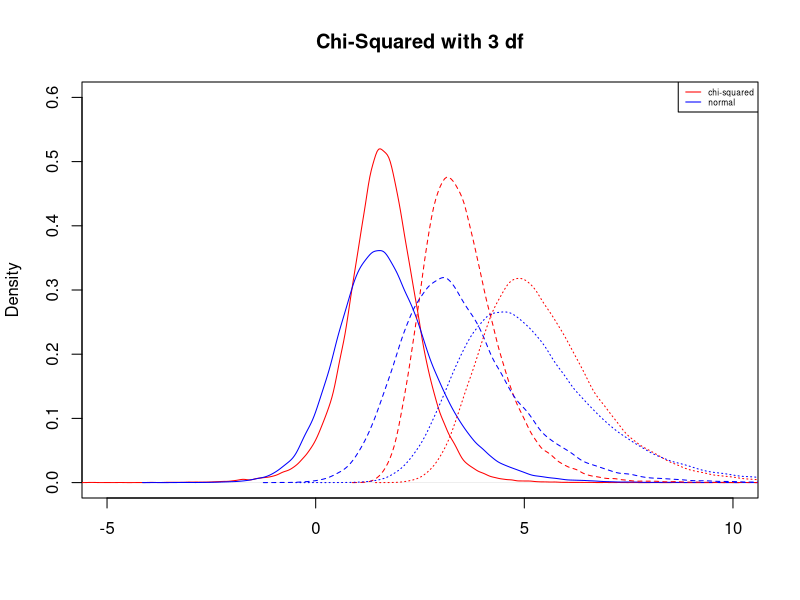
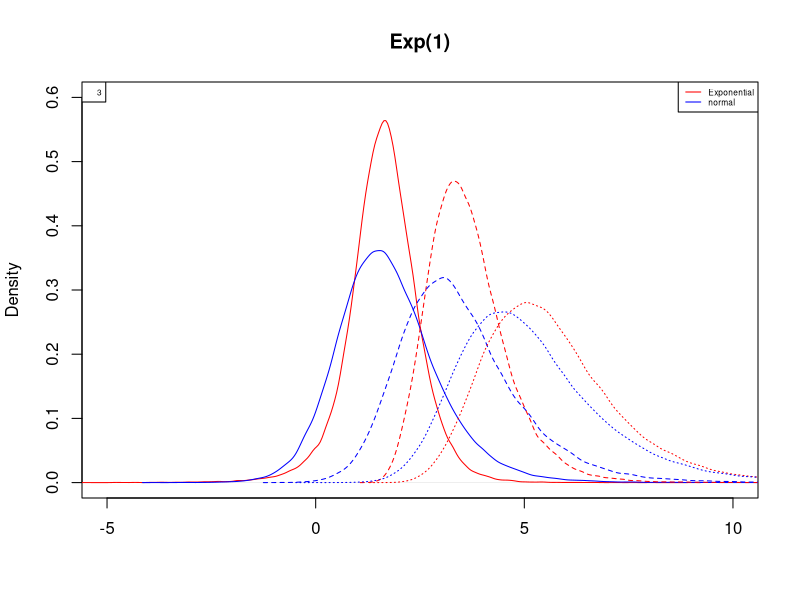
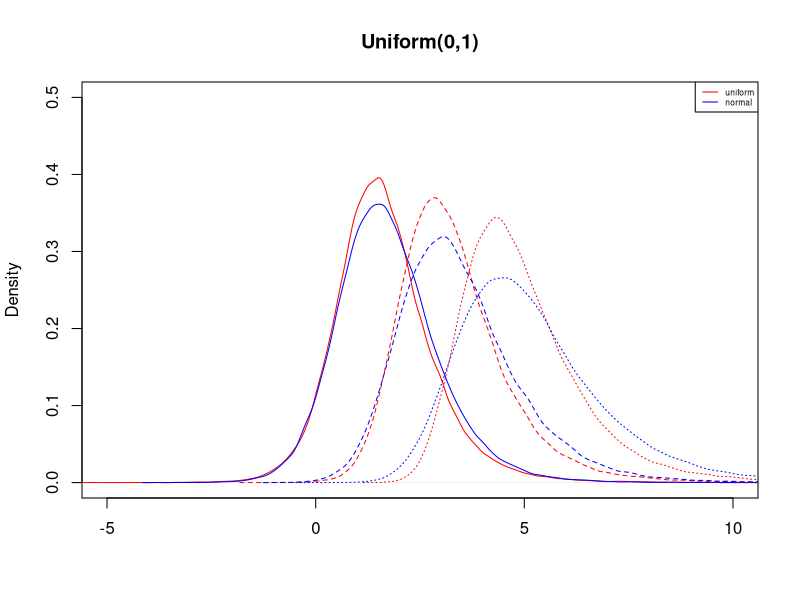
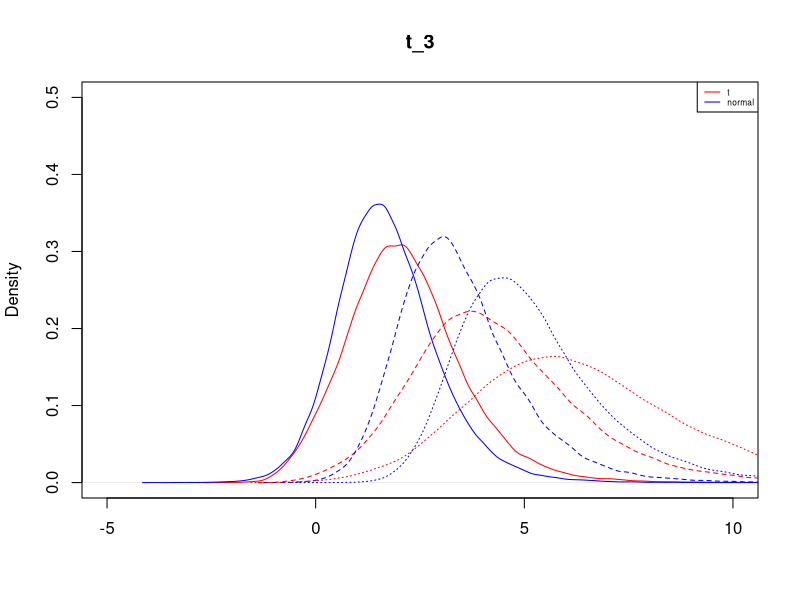
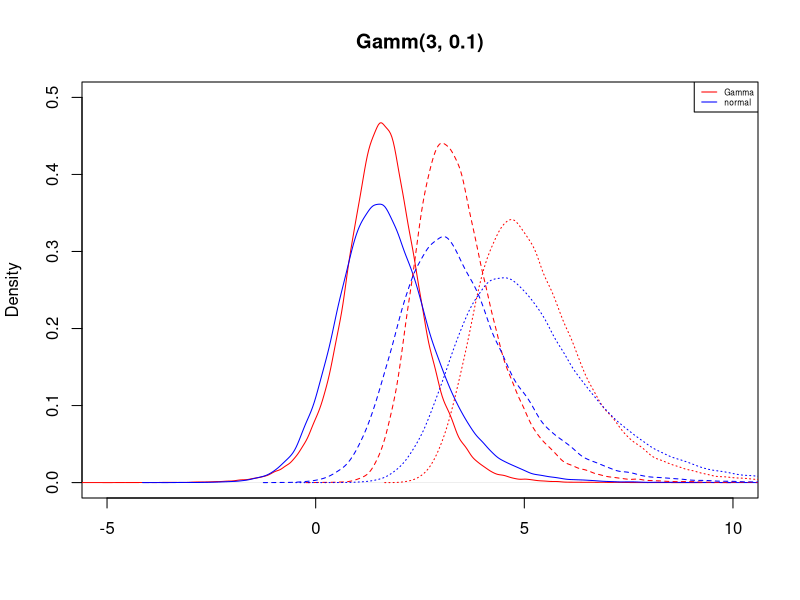
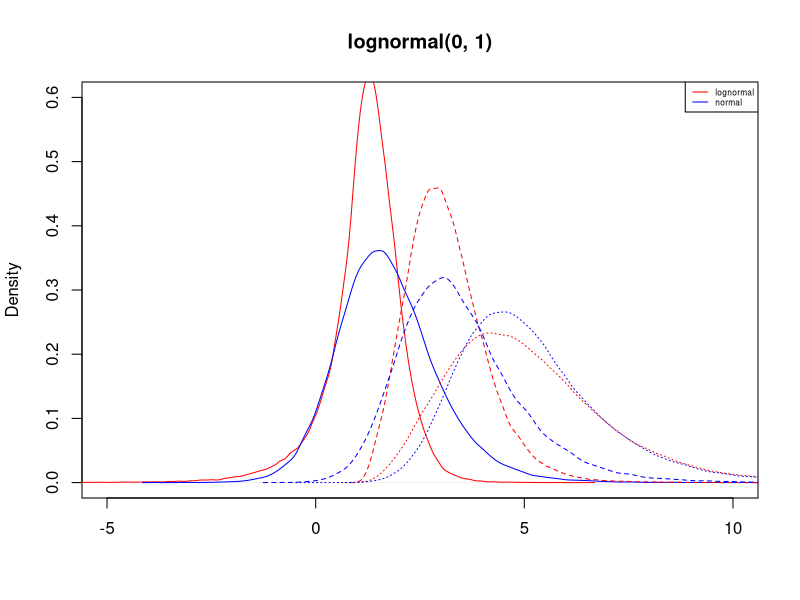

Reproduce these figures in R, in order.
## ---- chunk 1
knitr::opts_chunk$set(echo = TRUE)
## ---- chunk 2
num.sim <- 1e5
n <- 10
df <- 3
deltavec <- c(0.5, 1 ,1.5)
## ---- chunk 3
tstat_norm <- tstat_chi <- tstat_exp <- tstat_unif <- tstat_t <- tstat_gamma <- tstat_weibull <- tstat_log <- matrix(NA, nrow = num.sim, ncol = length(deltavec))
## ---- chunk 4
set.seed(123)
for(i in 1:num.sim){
  for (k in 1:length(deltavec)){
    chisq_distn <- (rchisq(n, df) - df)/sqrt(2*df) + deltavec[k]
    exp_distn <- (rexp(n) - 1) + deltavec[k]
    unif_distn <- (runif(n, 0, 1) - 0.5)/sqrt(1/12) + deltavec[k]
    t_distn <- (rt(n, df))/sqrt(df/(df-2)) + deltavec[k]
    norm_dist<- rnorm(n) + deltavec[k]
    gamma_dist <- ((rgamma(n, shape = 3, rate = 0.1) - 30)/sqrt(300)) + deltavec[k]
    log_dist <- (rlnorm(n, meanlog = 0, sdlog = 1)- exp(0+1/2))/sqrt(sqrt((exp(1)-1)*exp(2*0 + 1))) + deltavec[k]
    
    tstat_chi[i, k] <- sqrt(n)*mean(chisq_distn)/sd(chisq_distn)
    tstat_norm[i, k] <- sqrt(n)*mean(norm_dist)/sd(norm_dist)
    tstat_exp[i, k] <- sqrt(n)*mean(exp_distn)/sd(exp_distn)
    tstat_t[i, k] <- sqrt(n)*mean(t_distn)/sd(t_distn)
    tstat_unif[i, k] <- sqrt(n)*mean(unif_distn)/sd(unif_distn)
    tstat_gamma[i, k] <- sqrt(n)*mean(gamma_dist)/sd(gamma_dist)
    tstat_log[i, k] <- sqrt(n)*mean(log_dist)/sd(log_dist)
  }
}

## ---- chunk 5
save.image(paste0("test statistics plot under H1",".RData"))
## ---- chunk 6
plot(density(tstat_chi[, 1]), typ = "n", xlim = c(-5, 10), ylim = c(0, 0.6), main = " ", xlab = " ")
title(main = "Chi-Squared with 3 df")
for (k in 1:3){
  lines(density(tstat_chi[, k]), col = "red", lty = k)
  lines(density(tstat_norm[, k]), col = "blue", lty = k)
}
legend('topright', legend = c("chi-squared", "normal"), col=c("red", "blue") , lty =1 ,cex = 0.5)
## ---- chunk 7
plot(density(tstat_chi[, 1]), typ = "n", xlim = c(-5, 10), ylim = c(0, 0.6), main = " ", xlab = " ")
title(main = "Exp(1)")
for (k in 1:3){
  lines(density(tstat_exp[, k]), col = "red", lty = k)
  lines(density(tstat_norm[, k]), col = "blue", lty = k)
  
}
legend('topright', legend = c("Exponential", "normal"), col=c("red", "blue") , lty =1 ,cex = 0.5)
legend('topleft', legend = k , cex = 0.5)
## ---- chunk 8
plot(density(tstat_chi[, 1]), typ = "n", xlim = c(-5, 10), ylim = c(0, 0.5), main = " ", xlab = " ")
title(main = "Uniform(0,1)")
for (k in 1:3){
  lines(density(tstat_unif[, k]), col = "red", lty = k)
  lines(density(tstat_norm[, k]), col = "blue", lty = k)
  
}
legend('topright', legend = c("uniform", "normal"), col=c("red", "blue") , lty =1 ,cex = 0.5)
## ---- chunk 9
plot(density(tstat_chi[, 1]), typ = "n", xlim = c(-5, 10), ylim = c(0, 0.5), main = " ", xlab = " ")
title(main = "t_3")
for (k in 1:3){
  lines(density(tstat_t[, k]), col = "red", lty = k)
  lines(density(tstat_norm[, k]), col = "blue", lty = k)
  
}
legend('topright', legend = c("t", "normal"), col=c("red", "blue") , lty =1 ,cex = 0.5)
## ---- chunk 10
plot(density(tstat_chi[, 1]), typ = "n", xlim = c(-5, 10), ylim = c(0, 0.5), main = " ", xlab = " ")
title(main = "Gamm(3, 0.1)")
for (k in 1:3){
  lines(density(tstat_gamma[, k]), col = "red", lty = k)
  lines(density(tstat_norm[, k]), col = "blue", lty = k)
  
}
legend('topright', legend = c("Gamma", "normal"), col=c("red", "blue") , lty =1 ,cex = 0.5)
## ---- chunk 11
plot(density(tstat_chi[, 1]), typ = "n", xlim = c(-5, 10), ylim = c(0, 0.6), main = " ", xlab = " ")
title(main = "lognormal(0, 1)")
for (k in 1:3){
  lines(density(tstat_log[, k]), col = "red", lty = k)
  lines(density(tstat_norm[, k]), col = "blue", lty = k)
  
}
legend('topright', legend = c("lognormal", "normal"), col=c("red", "blue") , lty =1 ,cex = 0.5)
